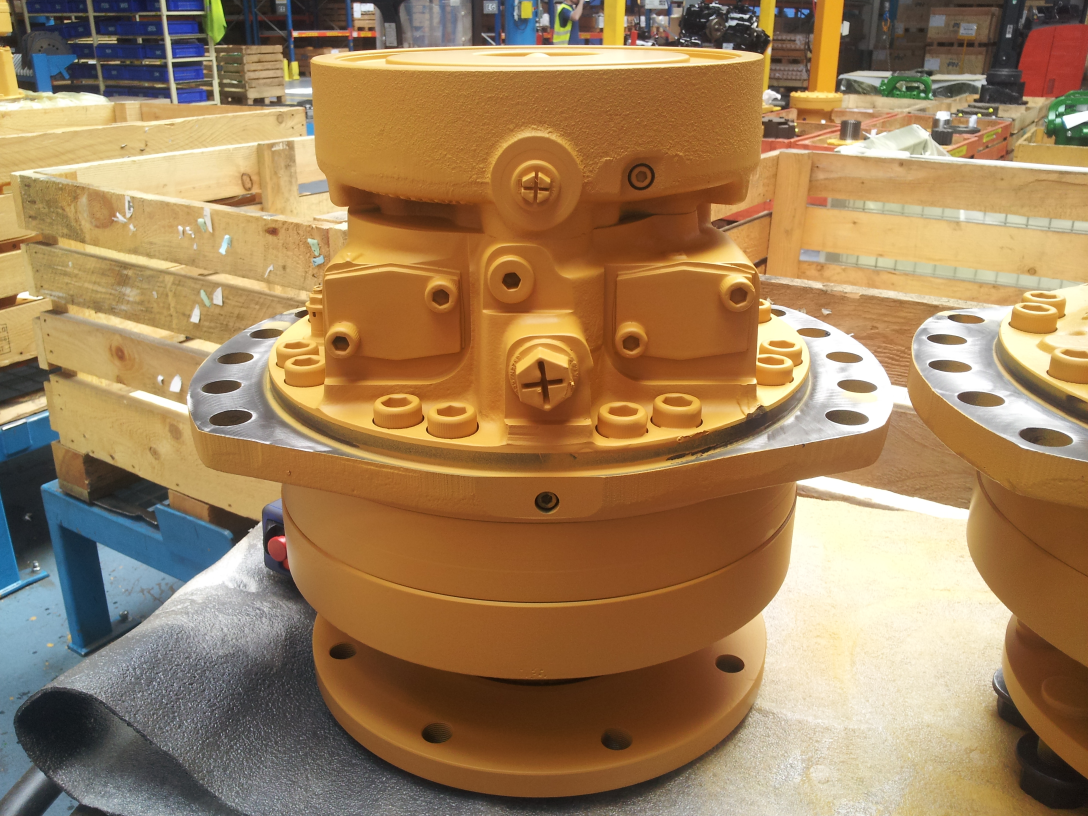
#> input picture Archives/Clients/Poclain-hydraulics/Data/Images/OK.JPG, 3264 x 2448 px, found by its file name (shown at 1/3 size)
$ python test2.py
#> lines starting #> are read from the running program, lines starting #| are printed output that depends on the picture
import numpy as np
import cv2
from matplotlib import pyplot as plt

imgRaw = cv2.imread('../../Data/Images/OK.jpg')
#> imgRaw is the input picture: shape (2448, 3264, 3); mean B, G, R 91, 127.9, 159
#imgRaw = cv2.imread('../../Data/Images/20160407_144307.jpg')

height, width = imgRaw.shape[:2]
#> height = 2448; width = 3264
img = cv2.resize(imgRaw,(width/2, height/2), interpolation = cv2.INTER_CUBIC)


img_rgb = imgRaw #cv2.imread('mario.png')
img_gray = cv2.cvtColor(img_rgb, cv2.COLOR_BGR2GRAY)
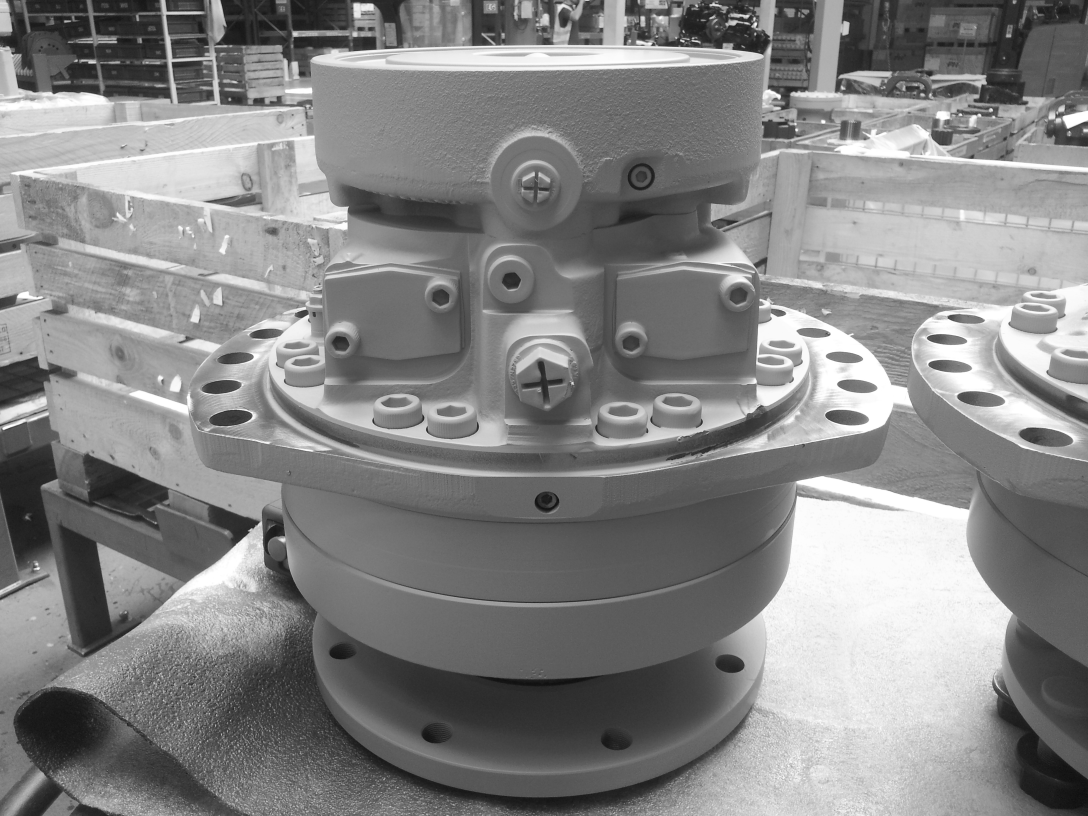
#> img_gray: shape (2448, 3264) (shown at 1/3 size); min 9, max 255, mean 133


template = cv2.imread('../../Data/Images/template/vpurge.png',0)
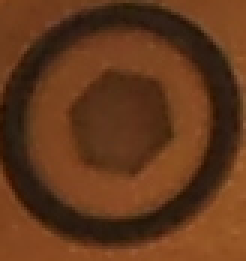
#> input picture Archives/Clients/Poclain-hydraulics/Data/Images/template/vpurge.png, 82 x 87 px (shown 3 times larger)
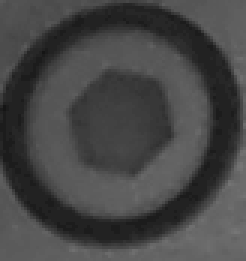
#> template: shape (87, 82) (shown 3 times larger); min 21, max 118, mean 69.8


w, h = template.shape[::-1]
#> w = 82; h = 87

res = cv2.matchTemplate(img_gray,template,cv2.TM_CCOEFF_NORMED)
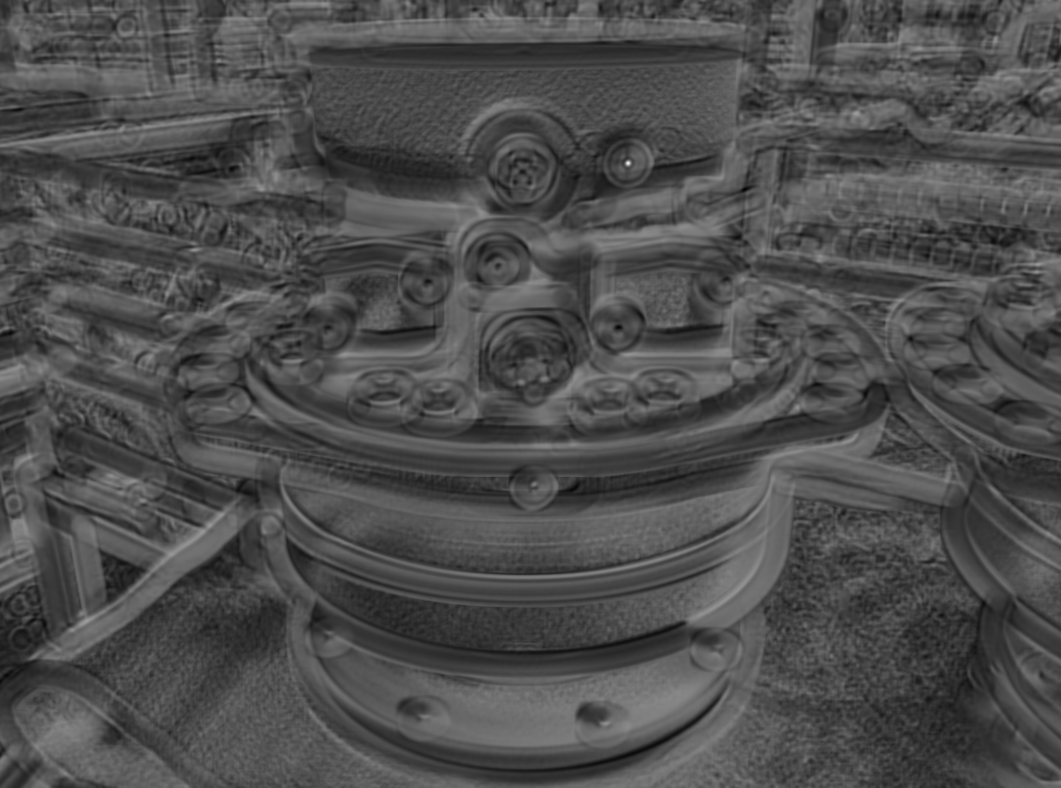
#> res: shape (2362, 3183) float32 (shown at 1/3 size); min -0.443, max 0.998, mean -0.00156; drawn with min black and max white
threshold = 0.8
loc = np.where( res >= threshold)
#> loc = 29 positions, rows 487 to 492, columns 1881 to 1887
for pt in zip(*loc[::-1]):
    cv2.rectangle(img_rgb, pt, (pt[0] + w, pt[1] + h), (255,0,0), 2)
#> this loop made 29 passes
#> pt on passes 1 to 12: (1882, 487), (1883, 487), (1884, 487), (1885, 487), (1886, 487), (1882, 488), (1883, 488), (1884, 488), (1885, 488), (1886, 488), (1881, 489), (1882, 489)

#cv2.imwrite('res.png',img_rgb)

plt.imshow(img_rgb),plt.show()
